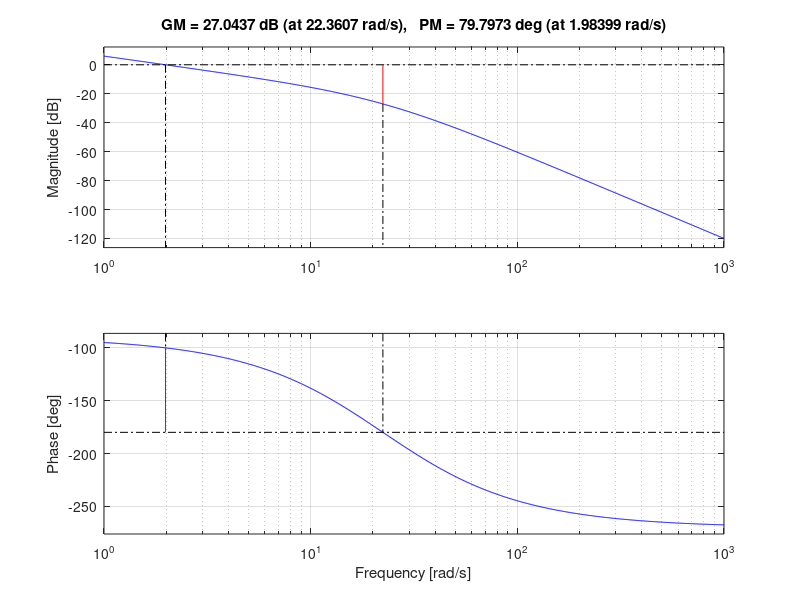

This figure's MATLAB source:
clc;
clear all;
close all;

%q1a
num = [10];
den = conv(conv([1 0],[0.2 5]),[0.05 1]);
g = tf(num,den)
bode(g)
[Gm,Pm,Wg,Wp] = margin(g)
margin(g)

%q1b
% num = [200 400];
% den = conv(conv([1 0],[1 8 20]),[1 4]);
% g = tf(num,den)
% bode(g)
% [Gm,Pm,Wg,Wp] = margin(g)
% margin(g)

%q2
% num = [11 22];
% den = [1 3 0 10];
% g = tf(num,den)
% nyquist(g)
% [Gm,Pm] = margin(g)
% Gm_dB = 20 * log10(Gm)

%q3
% num = [10];
% den = [1 6 10];
% g = tf(num,den);
% syms s;
% U = 1/s;
% R = 1/s^2;
% P = 1/s^3;
% GH = 10/(s^2+6*s+10);
% Kp = limit(GH,s,0)
% Kv = limit(s*GH,s,0)
% Ka = limit(s^2*GH,s,0)
% 
% Eu = U/(1+GH);
% Eu1 = s^2*Eu;
% ess_unitstep = limit(Eu1,s,0)
% 
% Er = R/(1+GH);
% Er1 = s*Er;
% ess_unitramp = limit(Er1,s,0)
% 
% Ep = P/(1+GH);
% Ep1 = s^2*Ep;
% ess_unitparabolic = limit(Ep1,s,0) 

%q4
% n = [1];
% d = [1 4 6 4 0];
% g = tf(n,d)
% rlocus(g)

%q5a
% num = [1];
% den = [1 3 2 0];
% g = tf(num,den)
% rlocus(g)

%q5b
% n = conv([1 1],[1 2]);
% d = conv([1 -1],[1 0.1]);
% g = tf(n,d)
% rlocus(g)